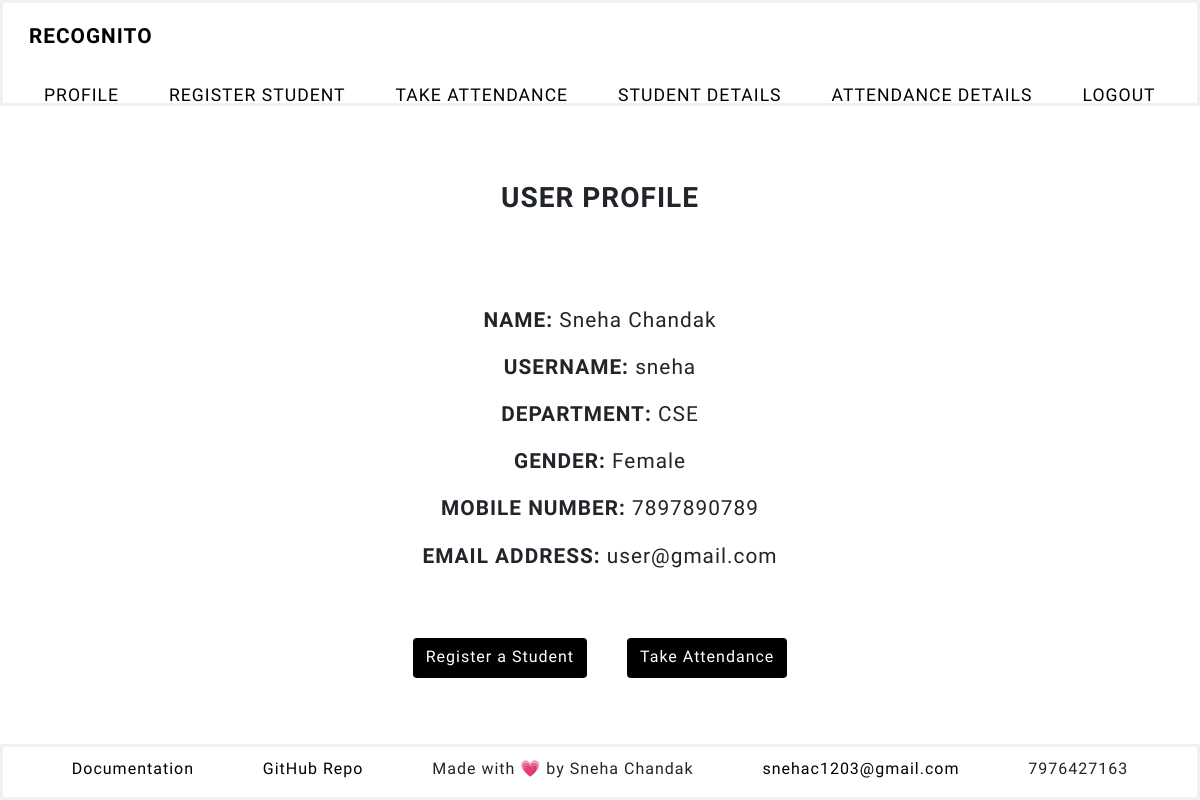
The app's page /profile (signed in) with its own data.
### faceapp/models.py (models this page shows, shortened)
class User(db.Model, UserMixin):
    id = db.Column(db.Integer(), primary_key=True)
    username = db.Column(db.String(length=10), unique=True, nullable=False)
    first_name = db.Column(db.String(length=15), nullable=False)
    last_name = db.Column(db.String(length=15), nullable=False)
    dept = db.Column(db.String(length=10), nullable=False)
    gender = db.Column(db.String(length=20), nullable=False)
    mobile_no = db.Column(db.String(length=10), unique=True, nullable=False)
    email = db.Column(db.String(length=20), unique=True, nullable=False)
    password_hash = db.Column(db.String(length=60), nullable=False)
    @property
    def password(self):
        return self.password

### faceapp/routes.py (the view)
@app.route('/profile')
@login_required
def profile():
    return render_template('profile.html', current_user=current_user)

### faceapp/models.py (called while the page is built)
@login_manager.user_loader
def load_user(user_id):
    return User.query.get(int(user_id))

### faceapp/templates/profile.html
{% extends 'base.html' %}
{% block content %}
<h3 class="user-profile"> USER PROFILE </h3>
<div class="user-details">
    <p><b>NAME: </b>{{ current_user.first_name }} {{ current_user.last_name}}</p>
    <p><b>USERNAME: </b>{{ current_user.username }}</p>
    <p><b>DEPARTMENT: </b>{{ current_user.dept }}</p>
    <p><b>GENDER: </b>{{ current_user.gender }}</p>
    <p><b>MOBILE NUMBER: </b>{{ current_user.mobile_no }}</p>
    <p><b>EMAIL ADDRESS: </b>{{ current_user.email }}</p>
    <div class="user-profile-btn">
        <a class="btn" href="{{ url_for('register_student') }}">Register a Student</a>
        <a class="btn" href="{{ url_for('take_attendance') }}">Take Attendance</a>
    </div>
</div>
{% endblock %}

### faceapp/static/css/styles.css (style rules this page uses)
body { min-height: 100vh; display: flex; flex-direction: column; }
.btn { background-color: #000; color: white; height: 40px; margin-bottom: 50px; }
.user-profile { padding: 60px; text-align: center; margin: 15px; font-family: 'Raleway', sans-serif; font-weight: 700; letter-spacing: 1px; }
.user-details { text-align: center; margin: 15px; font-family: 'Raleway', sans-serif; font-weight: 400; letter-spacing: 1px; font-size: 1.3rem; }
.user-profile-btn { padding: 30px; align-self: center; display: flex; flex-direction: row; align-items:center; justify-content: center; width: 100%; }
.user-profile-btn a { margin: 20px; }

### records on screen
User: first_name "Sneha", last_name "Chandak", username "sneha", dept "CSE", gender "Female", mobile_no "7897890789", email "user@gmail.com"
